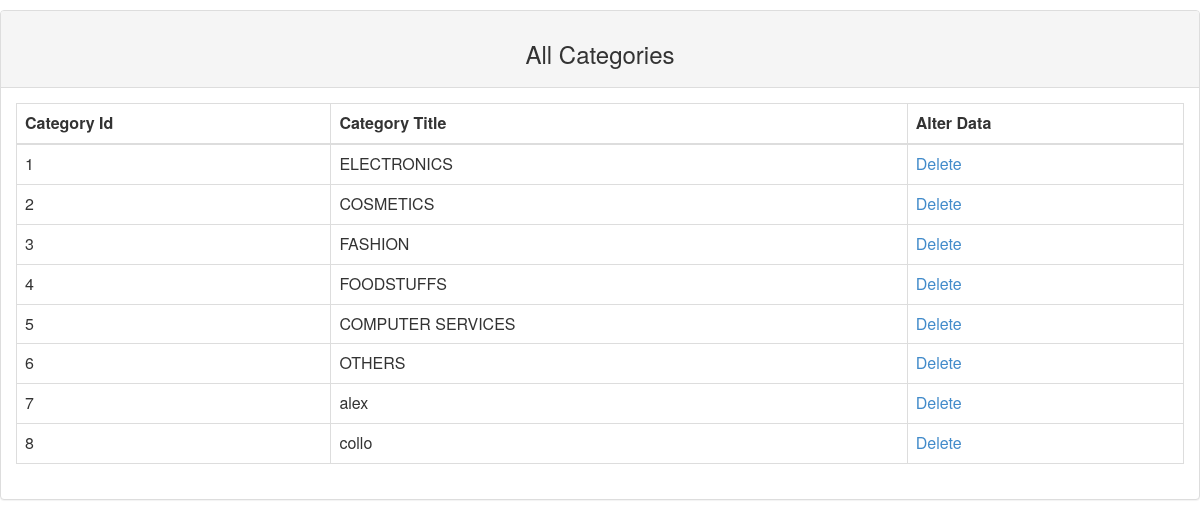
/admin/view_categories.php, run on the app's committed database.
### tables this page shows
CREATE TABLE IF NOT EXISTS `categories` (
  `cat_id` int(255) NOT NULL,
  `cat_name` varchar(255) NOT NULL
);

### admin/view_categories.php (the view, shortened to what this page needs)
<!DOCTYPE HTML">
<html>
<head>
<link type="text/css"rel="stylesheet"href="../css/bootstrap.min.css"/>
<link type="text/css"rel="stylesheet"href="styles.css"/>
</head>
<body>
    <div class="panel panel-default"style="margin-top: 10px;">
    	<div class="panel-heading">
    		<h3 style="text-align: center;">All Categories</h3>
    	</div>
    	<div class="panel-body">
    		<table class="table table-bordered">
    			<thead>
    			<tr>
    				<th>Category Id</th>
    				<th>Category Title</th>
    				<th>Alter Data</th>
    			</tr>
    			</thead>
    			<tbody>
    				     <?php
    				     $select_categories="SELECT * FROM categories";
    				     $select_result=mysql_query($select_categories);
    				     while($category_row=mysql_fetch_array($select_result))
    				     {
						 	$cat_id2=$category_row['cat_id'];
						 	$cat_title2=$category_row['cat_name'];
    				     	  echo "<tr>
    				     	  	<td>$cat_id2</td>
    				     	  	<td>$cat_title2</td>
    				     	  	<td><a href='delete_category.php?delete_category=$cat_id2'>Delete</a></td>
    				     	  </tr>";
    				    }
    				     ?>
    	        </tbody>
    	        </table>
    	</div>
    </div>
</body>
</html>

### data on the page
categories: cat_id "1", cat_name "ELECTRONICS"
categories: cat_id "2", cat_name "COSMETICS"
categories: cat_id "3", cat_name "FASHION"
categories: cat_id "4", cat_name "FOODSTUFFS"
categories: cat_id "5", cat_name "COMPUTER SERVICES"
categories: cat_id "6", cat_name "OTHERS"
categories: cat_id "7", cat_name "alex"
categories: cat_id "8", cat_name "collo"
